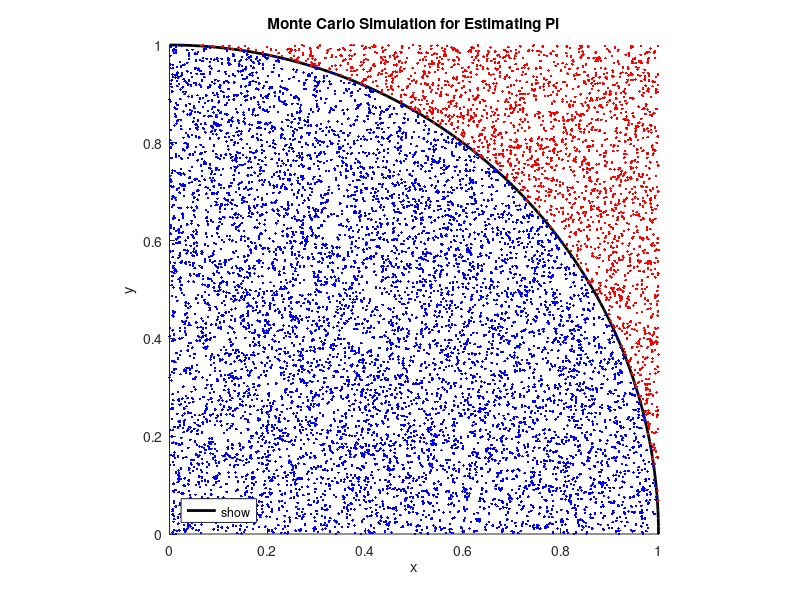

Recreate this plot in MATLAB.
function [pi_est, x, y, circle_inside] = monteCarloPi(num_points)
    if nargin < 1
        num_points = 10000;
    end
    
    fprintf('Running Monte Carlo Pi Estimation with %d points...\n', num_points);
    
    figure;
    hold on;
    axis square;
    title('Monte Carlo Simulation for Estimating Pi');
    xlabel('x');
    ylabel('y');
    
    % true quarter circle edge
    theta = linspace(0, pi/2, 100);
    plot(cos(theta), sin(theta), 'k-', 'LineWidth', 2, 'DisplayName', 'True Boundary');
    
    x = rand(1, num_points);
    y = rand(1, num_points);

    dists = sqrt(x.^2 + y.^2);
    circle_inside = dists <= 1;
    
    pi_est = 4 * sum(circle_inside) / num_points;
    fprintf('Estimated value of Pi: %f \n', pi_est);
    
    plot(x(circle_inside), y(circle_inside), 'b.', 'DisplayName', 'Inside Circle');
    plot(x(~circle_inside), y(~circle_inside), 'r.', 'DisplayName', 'Outside Circle');
    
    legend('show', 'Location', 'southwest');
    hold off;
end
